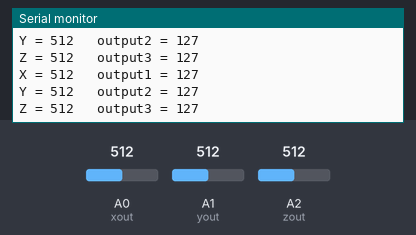
Bench run of a sketch on a simulated Arduino Uno, built with avr-gcc and run on an emulated ATmega328P. Parts: the last lines printed to the serial monitor. The inputs (shaded band) are chosen by the test bench; at power-on: A0 (xout) = 512, A1 (yout) = 512, A2 (zout) = 512.

Above: at 3.8 s.
3.9 s: A0 (xout) set to 716
At 7.2 s:
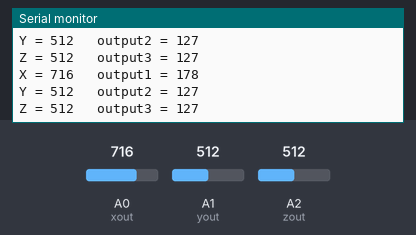
7.8 s: A1 (yout) set to 716
At 9.9 s:
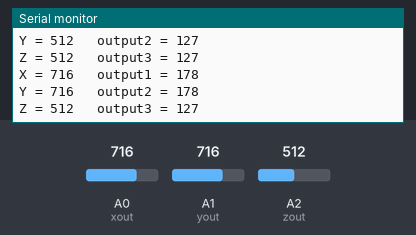
11.7 s: A2 (zout) set to 716
At 12.6 s:
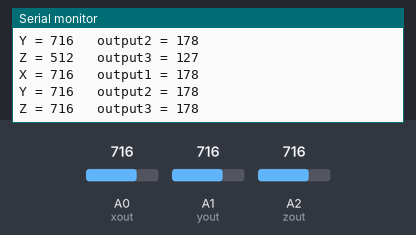
15.6 s: A0 (xout) set to 900
At 19.2 s:
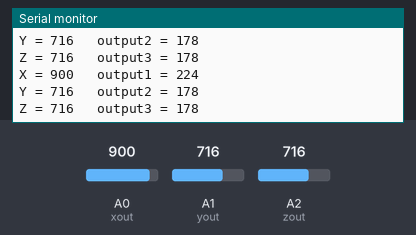
19.5 s: A1 (yout) set to 900
At 22.0 s:
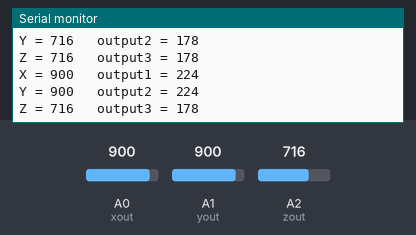
23.4 s: A2 (zout) set to 900
At 24.7 s:
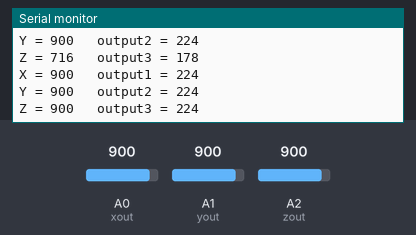
Timing chart, 0 to 26.4 s (numbered marks = the images above; inputs shaded):
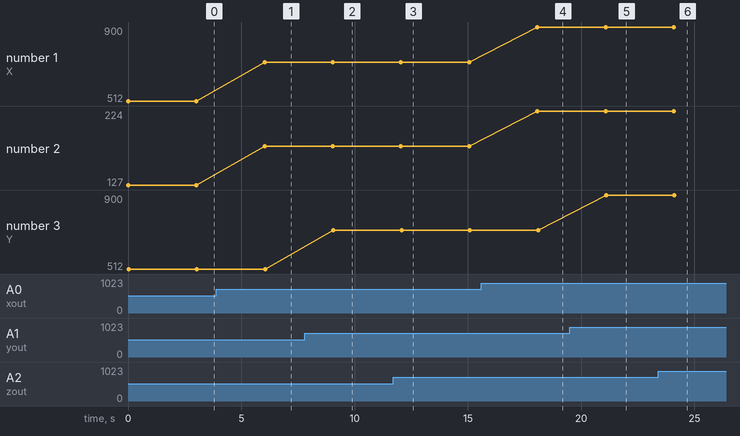

Measured:
- after the input at 3.9 s, the serial monitor: prints a new line after 2.1 s (image 1)
- after the input at 7.8 s, the serial monitor: prints a new line after 1.3 s (image 2)
- after the input at 11.7 s, the serial monitor: prints a new line after 0.40 s (image 3)
- after the input at 15.6 s, the serial monitor: prints a new line after 2.5 s (image 4)
- after the input at 19.5 s, the serial monitor: prints a new line after 1.6 s (image 5)
- after the input at 23.4 s, the serial monitor: prints a new line after 0.75 s (image 6)
- plotted number 1: 512 → 716 after the input at 3.9 s, 716 → 900 after the input at 15.6 s
- plotted number 2: 127 → 178 after the input at 3.9 s, 178 → 224 after the input at 15.6 s

The sketch:

Accelerometer_Compiled.ino
```cpp
//********ACCELEROMETER***********
//********Coded by Raunak Kumar***
const int xout = A0; //Defines Arduino Pin For Xout
const int yout = A1; //Defines Arduino Pin For Yout
const int zout = A2; //Defines Arduino Pin For Zoutint out1 = 0;
int out1 = 0;   //Defines Output Pin1
int sout1 = 0;  //Scale output1 as Desired
int out2 = 0;   //Defines Output Pin2
int sout2= 0;   //Scale output2 as Desired
int out3 = 0;   //Defines Output Pin3
int sout3= 0;   //Scale output3 as Desired

void setup()
{
   Serial.begin(9600);  //Starts Serial
}
void loop()
  {

  analogReference(EXTERNAL);

  out1 = analogRead(xout);

  sout1 = map(out1, 0, 1023, 0, 255);

  delay(2);

  out2 = analogRead(yout);

  sout2 = map(out2, 0, 1023, 0, 255);

  delay(2);

  out3 = analogRead(zout);

  sout3 = map(out3, 0, 1023, 0, 255);

  Serial.print("X = " );

  Serial.print(out1);

  Serial.print("\t output1 = ");

  Serial.println(sout1);

  Serial.print("Y = " );

  Serial.print(out2);

  Serial.print("\t output2 = ");

  Serial.println(sout2);

  Serial.print("Z = " );

  Serial.print(out3);

  Serial.print("\t output3 = ");

  Serial.println(sout3);

  delay(3000);

}
```
